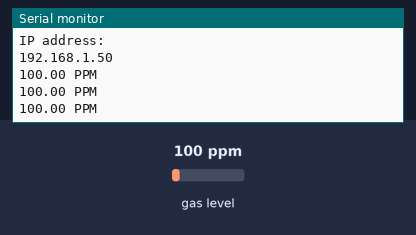
Recording of a sketch running on a simulated ESP32. Parts: the last lines printed to the serial monitor. The inputs (shaded band) are chosen by the test bench; at power-on: gas level 100 ppm. WiFi joins after 1.5 s; servers stay silent unless stated.

Above: at 2.7 s.
2.8 s: gas level set to 20 ppm
At 3.4 s:
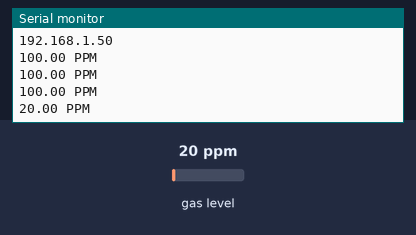
4.3 s: gas level set to 250 ppm
At 4.9 s:
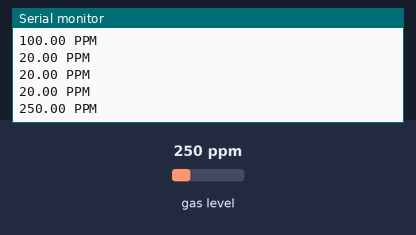
Timing chart, 0 to 7.3 s (numbered marks = the images above; inputs shaded):
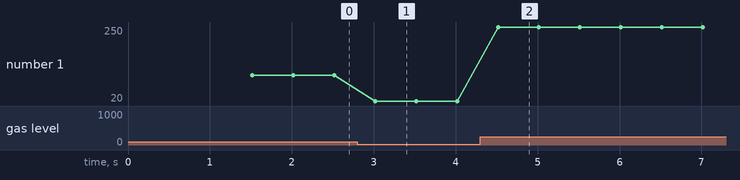

Measured:
- after the input at 2.8 s, the serial monitor: prints a new line after 0.22 s (image 1)
- after the input at 4.3 s, the serial monitor: prints a new line after 0.22 s (image 2)
- plotted number 1: 100 → 20 after the input at 2.8 s, 20 → 250 after the input at 4.3 s

The sketch:

mq131.ino
```cpp
#include <WiFi.h>

//Include the library
#include <MQUnifiedsensor.h>
/************************Hardware Related Macros************************************/
#define         Board                   ("ESP-32") // Wemos ESP-32 or other board, whatever have ESP32 core.

//https://www.amazon.com/HiLetgo-ESP-WROOM-32-Development-Microcontroller-Integrated/dp/B0718T232Z (Although Amazon shows ESP-WROOM-32 ESP32 ESP-32S, the board is the ESP-WROOM-32D)
#define         Pin                     (15) //check the esp32-wroom-32d.jpg image on ESP32 folder

/***********************Software Related Macros************************************/
#define         Type                    ("MQ-2") //MQ2 or other MQ Sensor, if change this verify your a and b values.
#define         Voltage_Resolution      (3.3) // 3V3 <- IMPORTANT. Source: https://randomnerdtutorials.com/esp32-adc-analog-read-arduino-ide/
#define         ADC_Bit_Resolution      (12) // ESP-32 bit resolution. Source: https://randomnerdtutorials.com/esp32-adc-analog-read-arduino-ide/
#define         RatioMQ2CleanAir        (9.83) //RS / R0 = 9.83 ppm
/*****************************Globals***********************************************/
MQUnifiedsensor MQ2(Board, Voltage_Resolution, ADC_Bit_Resolution, Pin, Type);
/*****************************Globals***********************************************/

const char* ssid     = "";
const char* password = "";

void setup()
{

  //Init the serial port communication - to debug the library
  Serial.begin(115200); //Init serial port
  delay(10);

  //Set math model to calculate the PPM concentration and the value of constants
  MQ2.setRegressionMethod(1); //_PPM =  a*ratio^b
  MQ2.setA(987.99); MQ2.setB(-2.162); // Configure the equation to to calculate H2 concentration

/*
    Exponential regression:
    Gas    | a      | b
    H2     | 987.99 | -2.162
    LPG    | 574.25 | -2.222
    CO     | 36974  | -3.109
    Alcohol| 3616.1 | -2.675
    Propane| 658.71 | -2.168
  */

  /*****************************  MQ Init ********************************************/
  //Remarks: Configure the pin of arduino as input.
  /************************************************************************************/
  MQ2.init();

  /*
    //If the RL value is different from 10K please assign your RL value with the following method:
    MQ2.setRL(10);
  */
  /*****************************  MQ CAlibration ********************************************/
  // Explanation:
   // In this routine the sensor will measure the resistance of the sensor supposedly before being pre-heated
  // and on clean air (Calibration conditions), setting up R0 value.
  // We recomend executing this routine only on setup in laboratory conditions.
  // This routine does not need to be executed on each restart, you can load your R0 value from eeprom.
  // Acknowledgements: https://jayconsystems.com/blog/understanding-a-gas-sensor
  Serial.print("Calibrating please wait.");
  float calcR0 = 0;
  for(int i = 1; i<=10; i ++)
  {
    MQ2.update(); // Update data, the arduino will read the voltage from the analog pin
    calcR0 += MQ2.calibrate(RatioMQ2CleanAir);
    Serial.print(".");
  }
  MQ2.setR0(calcR0/10);
  Serial.println("  done!.");

  if(isinf(calcR0)) {Serial.println("Warning: Conection issue, R0 is infinite (Open circuit detected) please check your wiring and supply"); while(1);}
  if(calcR0 == 0){Serial.println("Warning: Conection issue found, R0 is zero (Analog pin shorts to ground) please check your wiring and supply"); while(1);}
  /*****************************  MQ CAlibration ********************************************/
  //MQ2.serialDebug(true); uncomment if you want to print the table on the serial port

    // We start by connecting to a WiFi network

    Serial.println();
    Serial.println();
    Serial.print("Connecting to ");
    Serial.println(ssid);

    WiFi.begin(ssid, password);

    while (WiFi.status() != WL_CONNECTED) {
        delay(500);
        Serial.print(".");
    }

    Serial.println("");
    Serial.println("WiFi connected");
    Serial.println("IP address: ");
    Serial.println(WiFi.localIP());
}

void loop()
{
  MQ2.update(); // Update data, the arduino will read the voltage from the analog pin
  //MQ2.serialDebug(); // Will print the table on the serial port
  Serial.print(MQ2.readSensor()); // Sensor will read PPM concentration using the model, a and b values set previously or from the setup
  Serial.println(" PPM");
  delay(500); //Sampling frequency
}
```
